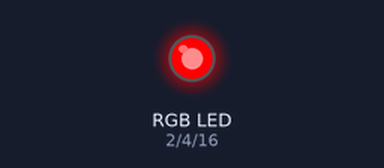
A program run on a simulated ESP32. Shown: an RGB LED mixed from three pins (HIGH = lit). What the program prints to the serial monitor is not drawn.

Above: at 0.05 s.
At 7.35 s:
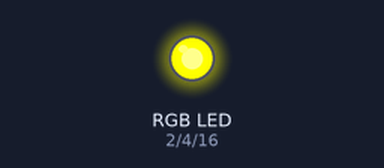
At 9.15 s:
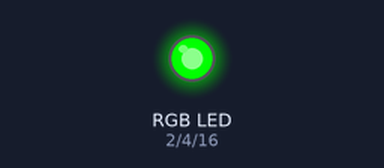
At 11.05 s:
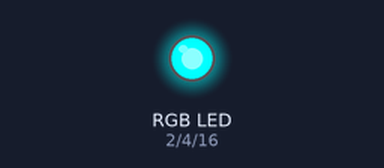
At 12.85 s:
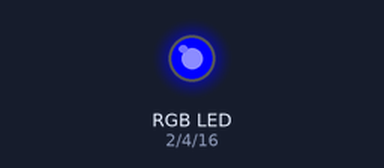
At 14.75 s:
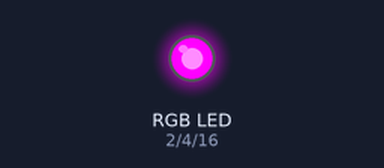
Timing chart, 0 to 24.4 s (numbered marks = the images above):
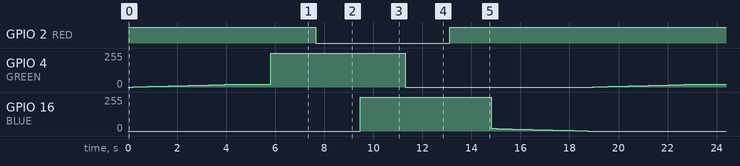

The program:

main.cpp
```cpp
#include <Arduino.h>

#define RED 2
#define GREEN 4
#define BLUE 16
#define MAX 255

void setup() {
    Serial.begin(115200);
    pinMode(RED,OUTPUT);
    pinMode(GREEN,OUTPUT);
    pinMode(BLUE,OUTPUT);

}


uint8_t r = MAX;
uint8_t g = 0;
uint8_t b = 0;
void loop() {
    analogWrite(RED, r);
    analogWrite(GREEN,g);
    analogWrite(BLUE, b);

    if(r==MAX && g < 20 && b < 20){
        vTaskDelay(200/portTICK_PERIOD_MS);
    }

    if(r == MAX){
        if(b){
            b--;
        } else {
            g++;
        }
    } if (g == MAX){
        if(r){
            r--;
        } else {
            b++;
        }
    } if (b == MAX){
        if(g){
            g--;
        } else {
            r++;
        }
    }
    Serial.printf("R: %3i G: %3i B: %3i\n", r,g,b);


    vTaskDelay(7/portTICK_PERIOD_MS);
}
```

Measured:
- by itself, GPIO 2 (RED): goes HIGH 7.6 s, LOW 5.5 s, HIGH 13.3 s, LOW 5.5 s, then HIGH
- by itself, GPIO 4 (GREEN): ramps from 0/255 to 255/255 and jumps back, once every 18.8 s
- by itself, GPIO 16 (BLUE): ramps from 255/255 to 0/255 and jumps back, once every 18.8 s
